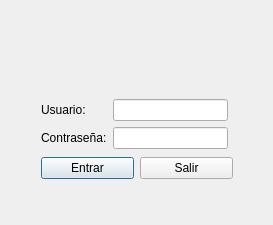
<?xml version="1.0" encoding="UTF-8"?>
<ui version="4.0">
 <class>LoginDialog</class>
 <widget class="QDialog" name="LoginDialog">
  <property name="geometry">
   <rect>
    <x>0</x>
    <y>0</y>
    <width>273</width>
    <height>225</height>
   </rect>
  </property>
  <property name="windowTitle">
   <string>LoginDialog</string>
  </property>
  <property name="windowIcon">
   <iconset resource="../resources.qrc">
    <normaloff>:/images/assets/hbread.png</normaloff>:/images/assets/hbread.png</iconset>
  </property>
  <property name="modal">
   <bool>true</bool>
  </property>
  <widget class="QWidget" name="verticalLayoutWidget_3">
   <property name="geometry">
    <rect>
     <x>30</x>
     <y>30</y>
     <width>214</width>
     <height>160</height>
    </rect>
   </property>
   <layout class="QVBoxLayout" name="verticalLayout_3">
    <item>
     <layout class="QVBoxLayout" name="verticalLayout_4">
      <item alignment="Qt::AlignHCenter">
       <widget class="QLabel" name="label">
        <property name="frameShape">
         <enum>QFrame::NoFrame</enum>
        </property>
        <property name="text">
         <string/>
        </property>
        <property name="pixmap">
         <pixmap>resource/user.png</pixmap>
        </property>
        <property name="scaledContents">
         <bool>false</bool>
        </property>
       </widget>
      </item>
     </layout>
    </item>
    <item>
     <layout class="QVBoxLayout" name="verticalLayout_5">
      <item>
       <layout class="QFormLayout" name="formLayout">
        <property name="leftMargin">
         <number>0</number>
        </property>
        <property name="rightMargin">
         <number>5</number>
        </property>
        <item row="0" column="0">
         <widget class="QLabel" name="label_2">
          <property name="text">
           <string>Usuario:</string>
          </property>
         </widget>
        </item>
        <item row="0" column="1">
         <widget class="QLineEdit" name="qle_username">
          <property name="placeholderText">
           <string/>
          </property>
         </widget>
        </item>
        <item row="1" column="0">
         <widget class="QLabel" name="label_3">
          <property name="text">
           <string>Contraseña:</string>
          </property>
         </widget>
        </item>
        <item row="1" column="1">
         <widget class="QLineEdit" name="qle_password">
          <property name="echoMode">
           <enum>QLineEdit::Password</enum>
          </property>
          <property name="placeholderText">
           <string/>
          </property>
         </widget>
        </item>
       </layout>
      </item>
     </layout>
    </item>
    <item>
     <layout class="QVBoxLayout" name="verticalLayout_6">
      <item>
       <layout class="QHBoxLayout" name="horizontalLayout">
        <property name="leftMargin">
         <number>0</number>
        </property>
        <property name="topMargin">
         <number>0</number>
        </property>
        <item>
         <widget class="QPushButton" name="qb_login">
          <property name="text">
           <string>Entrar</string>
          </property>
         </widget>
        </item>
        <item>
         <widget class="QPushButton" name="qb_exit">
          <property name="text">
           <string>Salir</string>
          </property>
         </widget>
        </item>
       </layout>
      </item>
     </layout>
    </item>
   </layout>
  </widget>
 </widget>
 <layoutdefault spacing="6" margin="11"/>
 <resources>
  <include location="../resources.qrc"/>
 </resources>
 <connections/>
</ui>
